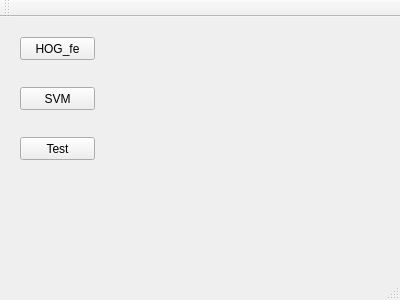
<?xml version="1.0" encoding="UTF-8"?>
<ui version="4.0">
 <class>MainWindow</class>
 <widget class="QMainWindow" name="MainWindow">
  <property name="geometry">
   <rect>
    <x>0</x>
    <y>0</y>
    <width>400</width>
    <height>300</height>
   </rect>
  </property>
  <property name="windowTitle">
   <string>MainWindow</string>
  </property>
  <widget class="QWidget" name="centralWidget">
   <widget class="QPushButton" name="HOG">
    <property name="geometry">
     <rect>
      <x>20</x>
      <y>20</y>
      <width>75</width>
      <height>23</height>
     </rect>
    </property>
    <property name="text">
     <string>HOG_fe</string>
    </property>
   </widget>
   <widget class="QPushButton" name="SVM">
    <property name="geometry">
     <rect>
      <x>20</x>
      <y>70</y>
      <width>75</width>
      <height>23</height>
     </rect>
    </property>
    <property name="text">
     <string>SVM</string>
    </property>
   </widget>
   <widget class="QPushButton" name="Test">
    <property name="geometry">
     <rect>
      <x>20</x>
      <y>120</y>
      <width>75</width>
      <height>23</height>
     </rect>
    </property>
    <property name="text">
     <string>Test</string>
    </property>
   </widget>
  </widget>
  <widget class="QMenuBar" name="menuBar">
   <property name="geometry">
    <rect>
     <x>0</x>
     <y>0</y>
     <width>400</width>
     <height>21</height>
    </rect>
   </property>
  </widget>
  <widget class="QToolBar" name="mainToolBar">
   <attribute name="toolBarArea">
    <enum>TopToolBarArea</enum>
   </attribute>
   <attribute name="toolBarBreak">
    <bool>false</bool>
   </attribute>
  </widget>
  <widget class="QStatusBar" name="statusBar"/>
 </widget>
 <layoutdefault spacing="6" margin="11"/>
 <resources/>
 <connections/>
</ui>
